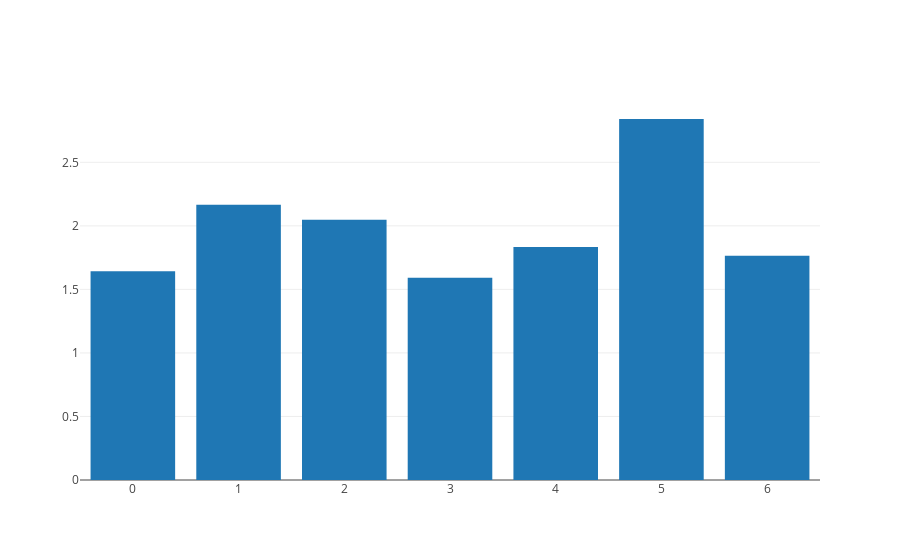

The notebook cell saved with this chart:
### Markdown cell above
### Item/Store vs Day of the Week

Here we look at how the day of the week affects sales of an item from a store by plotting the average sales for each day of the week throughout the year.

In the first store/item combination we see a increase in sales on Friday which could be due to shoppers hitting this store for this item before the weekend or possible due to paydays or holidays.

### Code cell
data = train_data_2013.loc[(train_data_2013['store_nbr'] == rand_stores[0]) & (train_data_2013['item_nbr'] == rand_items[0]),:]
week_day = [datetime.datetime(row['date_year'], row['date_month'], row['date_day']).weekday() for _,row in data.iterrows()]
data['week_day'] = week_day 
grpd_data = data.groupby('week_day')
iplot(go.Figure(data = [go.Bar(x = [val for val,_ in grpd_data], y = grpd_data.mean()['unit_sales'], name = 'tot_trans')]))

### Figure 1 — Plotly figure (JSON) as saved in the notebook; plotly's stock layout.template omitted (floating-point values rounded to 4 significant figures)
{"data": [{"name": "tot_trans", "type": "bar", "x": [0, 1, 2, 3, 4, 5, 6], "y": [1.643, 2.167, 2.048, 1.593, 1.833, 2.841, 1.765]}], "layout": {}}
